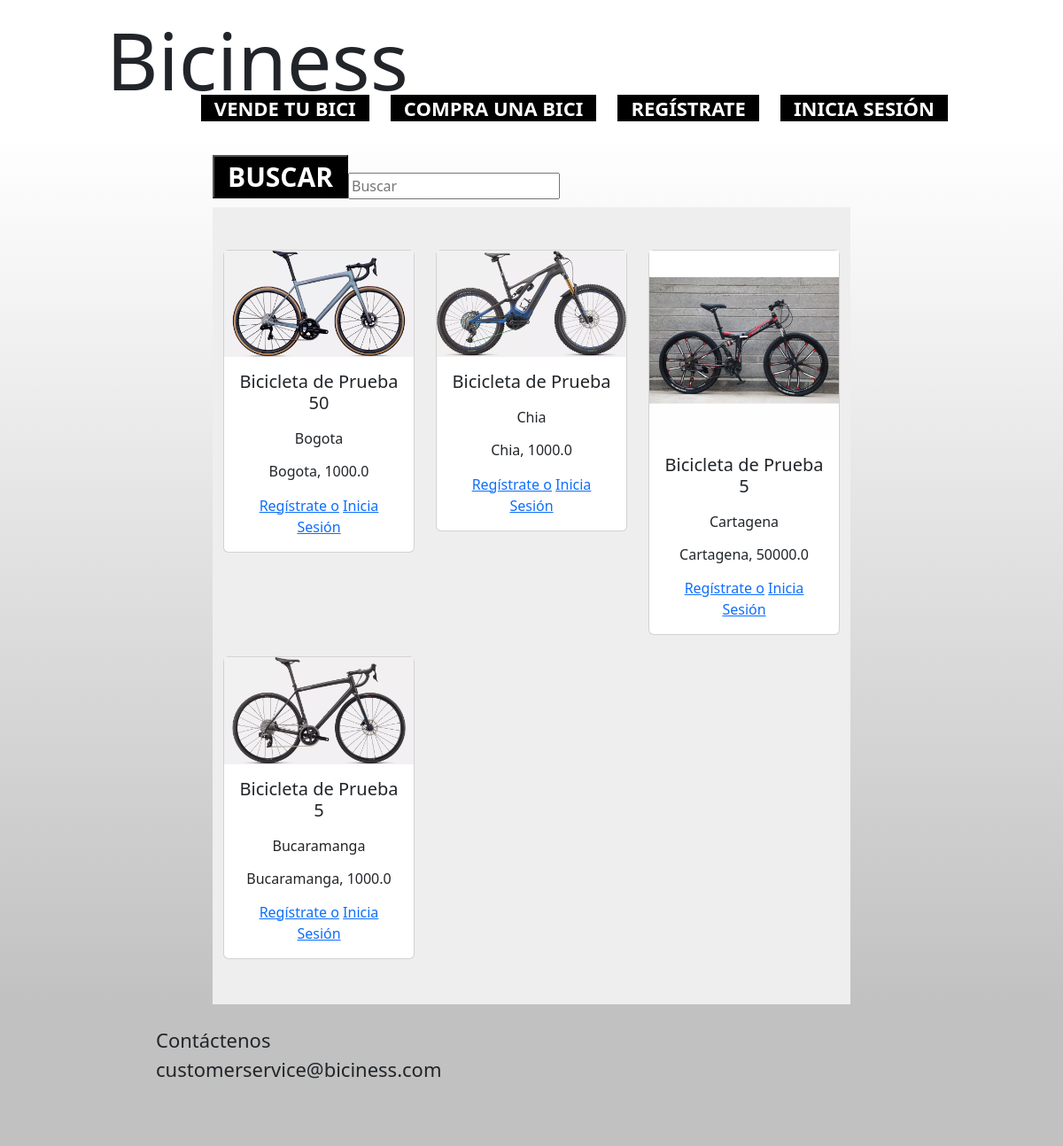
The app's page /Compra/ with its own data.
### core/models.py (models this page shows, shortened)
class Catalogo(models.Model):
    id_registro = models.ForeignKey('User', models.CASCADE, db_column='ID_REGISTRO', blank=True, null=True)  # Field name made lowercase.
    nombre_producto = models.CharField(max_length = 25, db_column='NOMBRE_PRODUCTO', blank=False, null=False)  # Field name made lowercase.
    nombre_vendedor = models.CharField(max_length = 25, db_column='NOMBRE_VENDEDOR', blank=True, null=True)  # Field name made lowercase.
    marca_cicla = models.CharField(max_length = 25, db_column='MARCA_CLICA', blank=True, null=True)  # Field name made lowercase.
    precio = models.FloatField(db_column='PRECIO', blank=True, null=False)  # Field name made lowercase. This field type is a guess.
    ciudad = models.CharField(max_length = 25, db_column='CIUDAD', blank=True, null=True)  # Field name made lowercase.
    contacto = models.IntegerField(db_column='CONTACTO', blank=True, null=True)  # Field name made lowercase.
    imagen = models.ImageField(db_column='IMAGEN', blank=True, null=True, upload_to = core_biciness_path)  # Field name made lowercase.
    class Meta:
        managed = True
        db_table = 'CATALOGO'
        ordering = ['id'] # Ascending by id

### core/views.py (the view)
# urls.py: path('Compra/', CompraView.as_view(),name="Compra"),
class CompraView(View):
    def get(self, request, *args, **kwargs):
        venta = Catalogo.objects.all()
        venta_data = None
        if venta:
            paginator = Paginator(venta, 9)
            page_number = request.GET.get('page')
            venta_data  = paginator.get_page(page_number)
        context={
            'venta':venta_data
        }
        return render(request, 'pages/compra.html', context)

### templates/pages/compra.html (shortened to what this page needs)
{% extends 'base.html'%}
{% load static %}
{% block content %}
<body>
  <main>
    <main>
      <div class="caja-compra">
        <div class="caja-buscar">
          <button class="buscar">Buscar</button>
          <input type="search" class="buscador" placeholder="Buscar">
        </div>
        <section style="background-color: #eee;">
          <div class="text-center container py-5 scroll">
            <div class="row">
              {%for v in venta %}
              <div class="col-lg-4 col-md-6 mb-4">
                <div class="card">
                  <div class="bg-image hover-zoom ripple ripple-surface ripple-surface-light"
                    data-mdb-ripple-color="light">
                    <a href="#!">
                    <img style= 'object-fit: contain' src="{{v.imagen.url}}" class="w-100" />
                  </a>
                  </div>
                  <div class="card-body">
                    <h5 class="card-title mb-3">{{v.nombre_producto}}</h5>
                    <p>{{v.ciudad}}</p>
                    <h6 class="mb-3">{{v.ciudad}}, {{v.precio}}</h6>
                    {% if user.is_authenticated %}
                    <p>{{v.nombre_vendedor}} - {{v.contacto}}</p>
                    {% else %}
                    <a href="{% url 'account_signup'%}">Regístrate o</a>
                    <a href="{% url 'account_login'%}">Inicia Sesión</a>
                    {% endif %}
                  </div>
                </div>
              </div>
              {% endfor %}
            </div>
          </div>
        </section>
      </div>
    </main>
  </main>
</body>
{%endblock content%}

### templates/base.html (shortened to what this page needs)
{% load static %}
<html lang="en">
<head>
  <link rel="stylesheet" href={% static 'reset.css' %}>
  <link rel="stylesheet" href={% static 'style.css' %}>
  <link href="https://cdn.jsdelivr.net/npm/bootstrap@5.2.1/dist/css/bootstrap.min.css" rel="stylesheet"
>
</head>
<body>
    <header>
        <div class="caja">
          <p class="titulo">Biciness</p>
        </div>
        <nav>
          <ul>
            <li><a href="{% url 'Venta'%}">Vende tu bici</a></li>
            <li><a href="{% url 'Compra'%}">Compra una bici</a></li>
            {% if user.is_authenticated %}
            <li><a href="{% url 'Productos'%}">Mis productos</a></li>
            <li><a href="{% url 'account_logout'%}">Cerrar Sesión</a></li>
            {% else %}
            <li><a href="{% url 'account_signup'%}">Regístrate</a></li>
            <li><a href="{% url 'account_login'%}">Inicia Sesión</a></li>
            {% endif %}
          </ul>
        </nav>
    </header>
    {%block content%}
    {%endblock content%}
  <footer>
    <div class="contactenos">
      <ul>
        <li>Contáctenos</li>
        <li>customerservice@biciness.com</li>
      </ul>
    </div>
  </footer>
</body>
</html>

### static/style.css (style rules this page uses)
body { display: flex; flex-direction: column; min-height: 100vh; width: 100%; }
header { position: relative; }
main { background: linear-gradient(white, #c1c1c1); position: relative; }
footer { height: 20vh; background-color: #c1c1c1; margin-top: auto; }
.titulo { right: 0%; top: 50px; text-align: center; font-size: 90px; }
.caja { position: relative; left: 10%; display: inline-block; }
nav { display: inline-block; position: absolute; right: 10%; top: 70%; }
nav li { display: inline; padding: 10px; }
nav a { text-transform: uppercase; color: white; font-weight: bold; font-size: 22px; text-decoration: none; background-color: black; padding: 0 15px; }
.contactenos { position: relative; width: 80%; left: 10%; padding: 2%; }
.contactenos li { font-size: 22px; }
form label, input { display: block; margin: 5px; font-size: 22px; }
.caja-compra { position : relative; left: 20%; width: 60%; padding-top: 2%; }
.caja-buscar { display: inline-block; position: relative; margin-bottom: 10px; }
.buscar { text-transform: uppercase; color: white; font-weight: bold; font-size: 30px; text-decoration: none; background-color: black; padding: 0 15px; }
.buscador { position: absolute; left: 100%; top: 40%; }
.scroll { overflow-y: auto; max-height: 900px; }

### records on screen
Catalogo: imagen (picture), nombre_producto "Bicicleta de Prueba 50", ciudad "Bogota", precio "1000.0"
Catalogo: imagen (picture), nombre_producto "Bicicleta de Prueba", ciudad "Chia", precio "1000.0"
Catalogo: imagen (picture), nombre_producto "Bicicleta de Prueba 5", ciudad "Cartagena", precio "50000.0"
Catalogo: imagen (picture), nombre_producto "Bicicleta de Prueba 5", ciudad "Bucaramanga", precio "1000.0"
